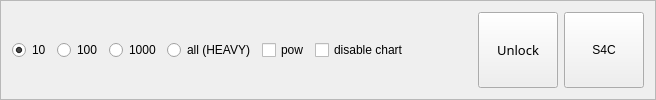
    <widget class="QFrame" name="frame">
     <property name="sizePolicy">
      <sizepolicy hsizetype="Expanding" vsizetype="Fixed">
       <horstretch>0</horstretch>
       <verstretch>0</verstretch>
      </sizepolicy>
     </property>
     <property name="frameShape">
      <enum>QFrame::StyledPanel</enum>
     </property>
     <property name="frameShadow">
      <enum>QFrame::Raised</enum>
     </property>
     <layout class="QHBoxLayout" name="horizontalLayout">
      <item>
       <widget class="QRadioButton" name="toggle10">
        <property name="sizePolicy">
         <sizepolicy hsizetype="MinimumExpanding" vsizetype="MinimumExpanding">
          <horstretch>0</horstretch>
          <verstretch>0</verstretch>
         </sizepolicy>
        </property>
        <property name="text">
         <string>10</string>
        </property>
        <property name="checked">
         <bool>true</bool>
        </property>
       </widget>
      </item>
      <item>
       <widget class="QRadioButton" name="toggle100">
        <property name="sizePolicy">
         <sizepolicy hsizetype="MinimumExpanding" vsizetype="MinimumExpanding">
          <horstretch>0</horstretch>
          <verstretch>0</verstretch>
         </sizepolicy>
        </property>
        <property name="text">
         <string>100</string>
        </property>
       </widget>
      </item>
      <item>
       <widget class="QRadioButton" name="toggle1000">
        <property name="sizePolicy">
         <sizepolicy hsizetype="MinimumExpanding" vsizetype="MinimumExpanding">
          <horstretch>0</horstretch>
          <verstretch>0</verstretch>
         </sizepolicy>
        </property>
        <property name="text">
         <string>1000</string>
        </property>
       </widget>
      </item>
      <item>
       <widget class="QRadioButton" name="toggle5000">
        <property name="sizePolicy">
         <sizepolicy hsizetype="MinimumExpanding" vsizetype="MinimumExpanding">
          <horstretch>0</horstretch>
          <verstretch>0</verstretch>
         </sizepolicy>
        </property>
        <property name="text">
         <string>all (HEAVY)</string>
        </property>
       </widget>
      </item>
      <item>
       <widget class="QCheckBox" name="powpos">
        <property name="text">
         <string>pow</string>
        </property>
        <property name="checkable">
         <bool>true</bool>
        </property>
        <property name="tristate">
         <bool>false</bool>
        </property>
       </widget>
      </item>
      <item>
       <widget class="QCheckBox" name="chartState">
        <property name="sizePolicy">
         <sizepolicy hsizetype="MinimumExpanding" vsizetype="MinimumExpanding">
          <horstretch>0</horstretch>
          <verstretch>0</verstretch>
         </sizepolicy>
        </property>
        <property name="text">
         <string>disable chart</string>
        </property>
        <property name="checkable">
         <bool>true</bool>
        </property>
        <property name="checked">
         <bool>false</bool>
        </property>
        <property name="tristate">
         <bool>false</bool>
        </property>
       </widget>
      </item>
      <item>
       <spacer name="horizontalSpacer">
        <property name="sizePolicy">
         <sizepolicy hsizetype="MinimumExpanding" vsizetype="Minimum">
          <horstretch>0</horstretch>
          <verstretch>0</verstretch>
         </sizepolicy>
        </property>
        <property name="orientation">
         <enum>Qt::Horizontal</enum>
        </property>
        <property name="sizeType">
         <enum>QSizePolicy::MinimumExpanding</enum>
        </property>
        <property name="sizeHint" stdset="0">
         <size>
          <width>63</width>
          <height>17</height>
         </size>
        </property>
       </spacer>
      </item>
      <item>
       <widget class="QPushButton" name="unlockWalletActionNew">
        <property name="sizePolicy">
         <sizepolicy hsizetype="MinimumExpanding" vsizetype="MinimumExpanding">
          <horstretch>0</horstretch>
          <verstretch>0</verstretch>
         </sizepolicy>
        </property>
        <property name="font">
         <font>
          <family>Plantagenet Cherokee</family>
          <pointsize>10</pointsize>
         </font>
        </property>
        <property name="text">
         <string>Unlock</string>
        </property>
       </widget>
      </item>
      <item>
       <widget class="QPushButton" name="startButton">
        <property name="sizePolicy">
         <sizepolicy hsizetype="MinimumExpanding" vsizetype="MinimumExpanding">
          <horstretch>0</horstretch>
          <verstretch>0</verstretch>
         </sizepolicy>
        </property>
        <property name="text">
         <string>S4C</string>
        </property>
       </widget>
      </item>
     </layout>
    </widget>
